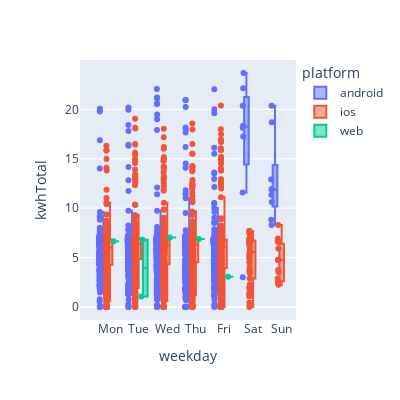

Write notebook code for a chart like this one.
### Code cell
# plotly boxplot
weekday_order_px ={'weekday':weekday_order}


px.box(
    data_frame=ev_df            # 시각화에 사용할 데이터프레임 (여기서는 ev_df)
    , x='weekday'               # x축: 요일(범주형 변수) → 박스플롯을 요일별로 나눔
    , y='kwhTotal'              # y축: 전력 사용량 값(연속형 변수) → 분포를 보여줌
    , width=400                 # 그래프 전체 가로 길이(px 단위)
    , height=400                # 그래프 전체 세로 길이(px 단위)
    , points='all'              # 박스플롯 위에 모든 데이터 포인트를 점으로 표시
                                # ('outliers' → 이상치만 표시, False → 점 표시 안함)
    , category_orders=weekday_order_px  
                                # x축 카테고리(요일)의 표시 순서를 지정
                                # 예: {'weekday': ['Mon','Tue','Wed','Thu','Fri','Sat','Sun']}
    , color='platform'
)

### Figure 1 — Plotly figure (JSON) as saved in the notebook; plotly's stock layout.template omitted (floating-point values rounded to 4 significant figures; data arrays with more than 128 entries replaced by an {"elided": "..."} marker saying what was removed)
{"data": [{"alignmentgroup": "True", "boxpoints": "all", "hovertemplate": "platform=android<br>weekday=%{x}<br>kwhTotal=%{y}<extra></extra>", "legendgroup": "android", "marker": {"color": "#636efa"}, "name": "android", "notched": false, "offsetgroup": "android", "orientation": "v", "showlegend": true, "type": "box", "x": {"elided": "1155 str values"}, "x0": " ", "xaxis": "x", "y": {"elided": "1155 float values"}, "y0": " ", "yaxis": "y"}, {"alignmentgroup": "True", "boxpoints": "all", "hovertemplate": "platform=ios<br>weekday=%{x}<br>kwhTotal=%{y}<extra></extra>", "legendgroup": "ios", "marker": {"color": "#EF553B"}, "name": "ios", "notched": false, "offsetgroup": "ios", "orientation": "v", "showlegend": true, "type": "box", "x": {"elided": "2234 str values"}, "x0": " ", "xaxis": "x", "y": {"elided": "2234 float values"}, "y0": " ", "yaxis": "y"}, {"alignmentgroup": "True", "boxpoints": "all", "hovertemplate": "platform=web<br>weekday=%{x}<br>kwhTotal=%{y}<extra></extra>", "legendgroup": "web", "marker": {"color": "#00cc96"}, "name": "web", "notched": false, "offsetgroup": "web", "orientation": "v", "showlegend": true, "type": "box", "x": ["Thu", "Mon", "Tue", "Wed", "Fri", "Tue"], "x0": " ", "xaxis": "x", "y": [6.88, 6.65, 6.8, 7.03, 3.07, 1.07], "y0": " ", "yaxis": "y"}], "layout": {"boxmode": "group", "height": 400, "legend": {"title": {"text": "platform"}, "tracegroupgap": 0}, "margin": {"t": 60}, "width": 400, "xaxis": {"anchor": "y", "categoryarray": ["Mon", "Tue", "Wed", "Thu", "Fri", "Sat", "Sun"], "categoryorder": "array", "domain": [0, 1], "title": {"text": "weekday"}}, "yaxis": {"anchor": "x", "domain": [0, 1], "title": {"text": "kwhTotal"}}}}
